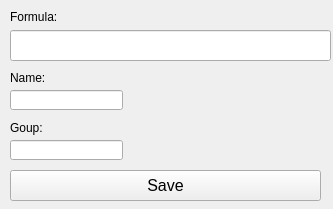
<?xml version="1.0" encoding="UTF-8"?>
<ui version="4.0">
 <class>SaveWindow</class>
 <widget class="QMainWindow" name="SaveWindow">
  <property name="geometry">
   <rect>
    <x>0</x>
    <y>0</y>
    <width>333</width>
    <height>209</height>
   </rect>
  </property>
  <property name="windowTitle">
   <string>Save Function</string>
  </property>
  <widget class="QWidget" name="centralwidget">
   <widget class="QLineEdit" name="functionInput">
    <property name="geometry">
     <rect>
      <x>10</x>
      <y>30</y>
      <width>321</width>
      <height>31</height>
     </rect>
    </property>
   </widget>
   <widget class="QLabel" name="formulaLb">
    <property name="geometry">
     <rect>
      <x>10</x>
      <y>10</y>
      <width>47</width>
      <height>13</height>
     </rect>
    </property>
    <property name="text">
     <string>Formula: </string>
    </property>
   </widget>
   <widget class="QLabel" name="nameLb">
    <property name="geometry">
     <rect>
      <x>10</x>
      <y>70</y>
      <width>111</width>
      <height>16</height>
     </rect>
    </property>
    <property name="text">
     <string>Name: </string>
    </property>
   </widget>
   <widget class="QLineEdit" name="nameInput">
    <property name="geometry">
     <rect>
      <x>10</x>
      <y>90</y>
      <width>113</width>
      <height>20</height>
     </rect>
    </property>
   </widget>
   <widget class="QPushButton" name="saveButton">
    <property name="geometry">
     <rect>
      <x>10</x>
      <y>170</y>
      <width>311</width>
      <height>31</height>
     </rect>
    </property>
    <property name="font">
     <font>
      <pointsize>12</pointsize>
     </font>
    </property>
    <property name="text">
     <string>Save</string>
    </property>
   </widget>
   <widget class="QLineEdit" name="groupInput">
    <property name="geometry">
     <rect>
      <x>10</x>
      <y>140</y>
      <width>113</width>
      <height>20</height>
     </rect>
    </property>
   </widget>
   <widget class="QLabel" name="groupLb">
    <property name="geometry">
     <rect>
      <x>10</x>
      <y>120</y>
      <width>61</width>
      <height>16</height>
     </rect>
    </property>
    <property name="text">
     <string>Goup:</string>
    </property>
   </widget>
   <widget class="QLabel" name="errorLb">
    <property name="geometry">
     <rect>
      <x>180</x>
      <y>80</y>
      <width>81</width>
      <height>21</height>
     </rect>
    </property>
    <property name="text">
     <string/>
    </property>
   </widget>
  </widget>
 </widget>
 <resources/>
 <connections/>
</ui>
